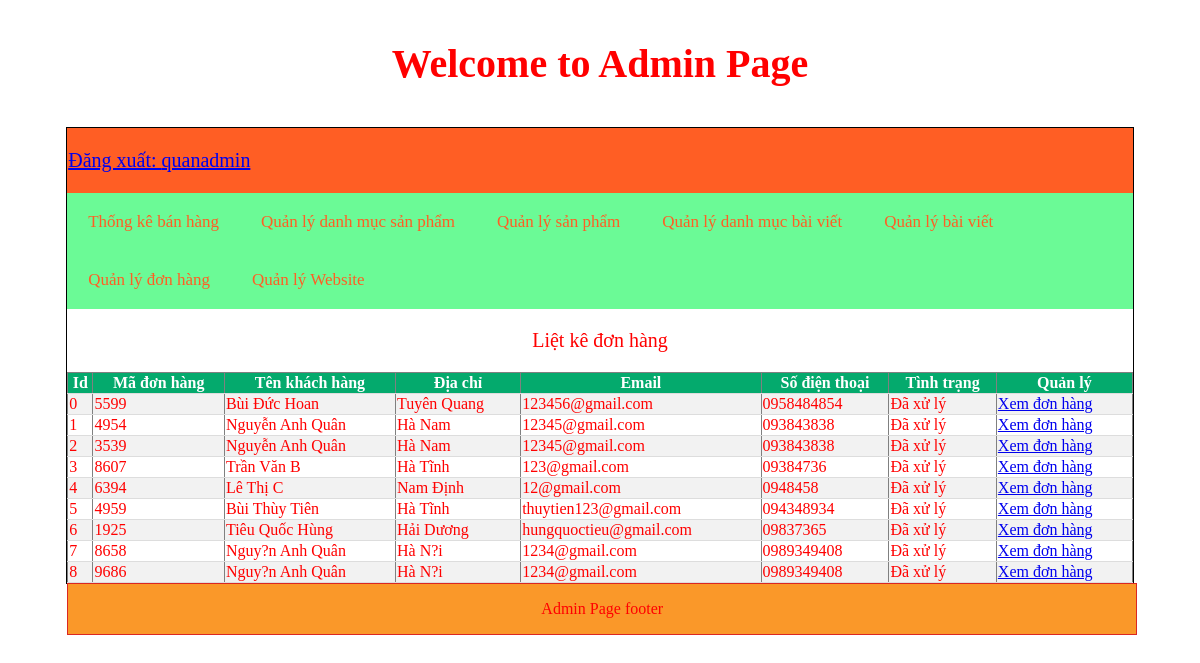
The page /modules/index.php?action=quanlydonhang&query=lietke (signed in) on the database its author committed.
### tables this page shows
CREATE TABLE `tbl_giohang` (
  `id_cart` int(11) NOT NULL,
  `id_khachhang` int(11) NOT NULL,
  `code_cart` varchar(10) NOT NULL,
  `cart_status` int(11) NOT NULL
);

CREATE TABLE `tbl_dangky` (
  `id_dangky` int(11) NOT NULL,
  `tenkhachhang` varchar(200) NOT NULL,
  `email` varchar(100) NOT NULL,
  `diachi` varchar(200) NOT NULL,
  `matkhau` varchar(100) NOT NULL,
  `dienthoai` varchar(20) NOT NULL
);

### modules/quanlydonhang/lietke.php (the view)
<?php
    $sql_lietke_dh = "SELECT * FROM tbl_giohang,tbl_dangky WHERE tbl_giohang.id_khachhang = tbl_dangky.id_dangky ORDER BY
    tbl_giohang.id_cart DESC";
    $query_lietke_dh = mysqli_query($mysqli,$sql_lietke_dh);
?>
<p style="text-align: center; font-size: 20px;">Liệt kê đơn hàng</p>
<table border="1px" width="100%" style="border-collapse: collapse;">
  <tr>
    <th>Id</th>
    <th>Mã đơn hàng</th>
    <th>Tên khách hàng</th>
    <th>Địa chỉ</th>
    <th>Email</th>
    <th>Số điện thoại</th>
    <th>Tình trạng</th>
    <th>Quản lý</th>
  </tr>
<?php
    $i = -1;
    while($row = mysqli_fetch_array($query_lietke_dh)){
      $i++;
?>
  <tr>
    <td><?php echo $i ?></td>
    <td><?php echo $row['code_cart'] ?></td>
    <td><?php echo $row['tenkhachhang'] ?></td>
    <td><?php echo $row['diachi'] ?></td>
    <td><?php echo $row['email'] ?></td>
    <td><?php echo $row['dienthoai'] ?></td>
    <td>
        <?php
            if($row['cart_status'] == 1){
                echo '<a href="quanlydonhang/xuly.php?code='.$row['code_cart'].'">Đơn hàng mới</a>';
            }else{
              echo 'Đã xử lý';
            }
        ?>
    </td>
    <td>
      <a href="index.php?action=donhang&query=xemdonhang&code=<?php echo $row['code_cart'] ?>">Xem đơn hàng</a>
    </td>
  </tr>
<?php
    }
?>
</table>

### css/styleadmincp.css (style rules this page uses)
th, td { border-bottom: 1px solid #ddd; }
tr:nth-child(even) { background-color: #f2f2f2; }
th { background-color: #04AA6D; color: white; }

### rows shown on the page
tbl_giohang: code_cart "5599", tbl_dangky.tenkhachhang "Bùi Đức Hoan", tbl_dangky.diachi "Tuyên Quang", tbl_dangky.email "123456@gmail.com", tbl_dangky.dienthoai "0958484854", cart_status "Đã xử lý"
tbl_giohang: code_cart "4954", tbl_dangky.tenkhachhang "Nguyễn Anh Quân", tbl_dangky.diachi "Hà Nam", tbl_dangky.email "12345@gmail.com", tbl_dangky.dienthoai "093843838", cart_status "Đã xử lý"
tbl_giohang: code_cart "3539", tbl_dangky.tenkhachhang "Nguyễn Anh Quân", tbl_dangky.diachi "Hà Nam", tbl_dangky.email "12345@gmail.com", tbl_dangky.dienthoai "093843838", cart_status "Đã xử lý"
tbl_giohang: code_cart "8607", tbl_dangky.tenkhachhang "Trần Văn B", tbl_dangky.diachi "Hà Tĩnh", tbl_dangky.email "123@gmail.com", tbl_dangky.dienthoai "09384736", cart_status "Đã xử lý"
tbl_giohang: code_cart "6394", tbl_dangky.tenkhachhang "Lê Thị C", tbl_dangky.diachi "Nam Định", tbl_dangky.email "12@gmail.com", tbl_dangky.dienthoai "0948458", cart_status "Đã xử lý"
tbl_giohang: code_cart "4959", tbl_dangky.tenkhachhang "Bùi Thùy Tiên", tbl_dangky.diachi "Hà Tĩnh", tbl_dangky.email "thuytien123@gmail.com", tbl_dangky.dienthoai "094348934", cart_status "Đã xử lý"
tbl_giohang: code_cart "1925", tbl_dangky.tenkhachhang "Tiêu Quốc Hùng", tbl_dangky.diachi "Hải Dương", tbl_dangky.email "hungquoctieu@gmail.com", tbl_dangky.dienthoai "09837365", cart_status "Đã xử lý"
tbl_giohang: code_cart "8658", tbl_dangky.tenkhachhang "Nguy?n Anh Quân", tbl_dangky.diachi "Hà N?i", tbl_dangky.email "1234@gmail.com", tbl_dangky.dienthoai "0989349408", cart_status "Đã xử lý"
tbl_giohang: code_cart "9686", tbl_dangky.tenkhachhang "Nguy?n Anh Quân", tbl_dangky.diachi "Hà N?i", tbl_dangky.email "1234@gmail.com", tbl_dangky.dienthoai "0989349408", cart_status "Đã xử lý"

### other values the page prints
$_SESSION['dangnhap'] "quanadmin"
